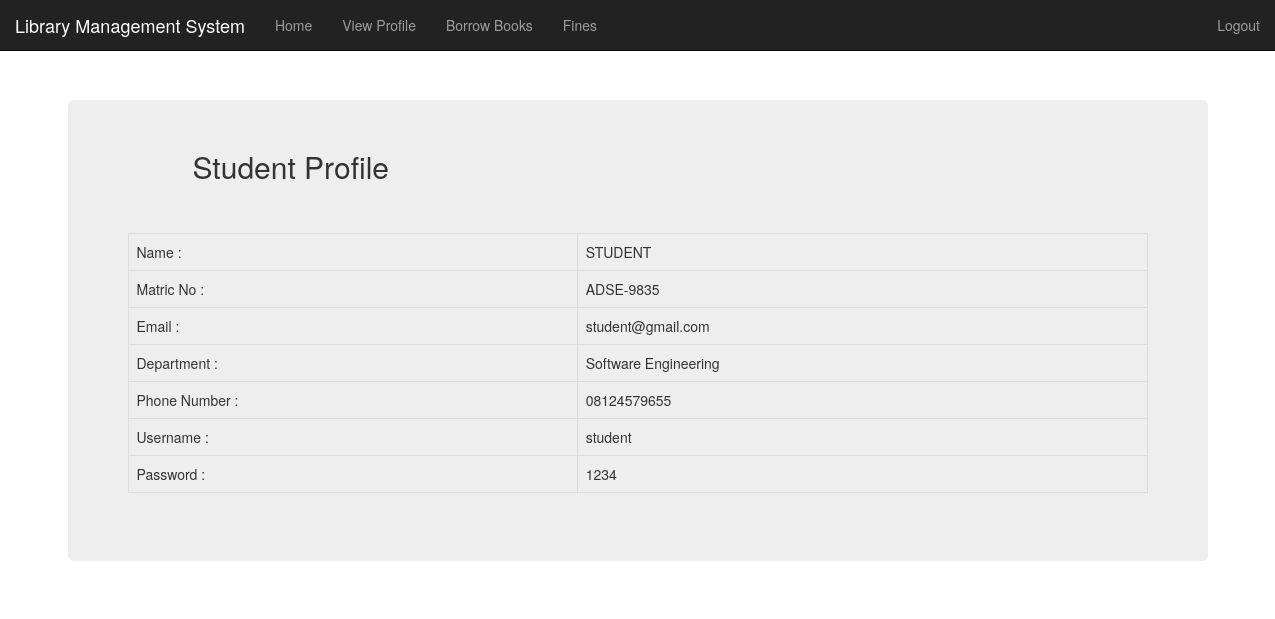
The page /profile.php (signed in) on the database its author committed.
### tables this page shows
CREATE TABLE `students` (
  `studentId` int(11) NOT NULL,
  `matric_no` varchar(30) NOT NULL,
  `password` varchar(150) NOT NULL,
  `username` varchar(150) NOT NULL,
  `email` varchar(60) NOT NULL,
  `dept` varchar(60) NOT NULL,
  `numOfBooks` int(11) NOT NULL,
  `moneyOwed` varchar(20) NOT NULL,
  `photo` text NOT NULL,
  `phoneNumber` varchar(11) NOT NULL,
  `name` varchar(60) NOT NULL
);

### profile.php (the view, shortened to what this page needs)
<?php
$student_name = $_SESSION['student-username'];
 ?>
<!DOCTYPE html>
<html>
<head>
	<link rel="stylesheet" type="text/css" href="css/bootstrap.css">
	<link rel="stylesheet" type="text/css" href="font-awesome-4.7.0/css/font-awesome.css">
	<link rel="stylesheet" type="text/css" href="css/style.css">
</head>
<body>
<div class="container">
 <?php include "includes/nav2.php"; ?>
	</div>
 <div class="container " style="margin-top: 100px">
 		<div class="row col-lg-12 col-lg-offset-1" style="margin-top: 30px;margin-bottom: 40px">
            <div class="col-lg-6 col-md-6">
            	<h2>Student Profile</h2>
            </div>
         </div>
            <div class="jumbotron">
               <table class="table table-bordered">
                    <?php
                    $sql = "SELECT * from students where username = '$student_name'";
                    $query = mysqli_query($conn, $sql);
                    while($row = mysqli_fetch_assoc($query)) { ?>
                  <tbody>
                    <tr>
                     <td>Name : </td>
                     <td><?php echo $row['name']; ?></td>
                    </tr>
                    <tr>
                     <td>Matric No : </td>
                     <td><?php echo $row['matric_no']; ?></td>
                    </tr>
                    <tr>
                     <td>Email : </td>
                     <td><?php echo $row['email']; ?></td>
                    </tr>
                    <tr>
                     <tr>
                     <td>Department : </td>
                     <td><?php echo $row['dept']; ?></td>
                    </tr>
                    <tr>
                     <td>Phone Number : </td>
                     <td><?php echo $row['phoneNumber']; ?></td>
                    </tr>
                    <tr>
                     <td>Username : </td>
                     <td><?php echo $row['username']; ?></td>
                    </tr>
                    <tr>
                     <td>Password : </td>
                     <td><?php echo $row['password']; ?></td>
                    </tr>
                 </tbody>
                 <?php } ?>
           </table>
            </div>
      </div>
</body>
</html>

### css/style.css (style rules this page uses)
body { overflow-x: hidden; }

### rows shown on the page
students: name "STUDENT", matric_no "ADSE-9835", email "student@gmail.com", dept "Software Engineering", phoneNumber "08124579655", username "student", password "1234"
